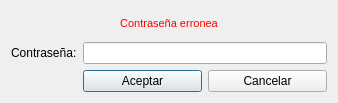
<?xml version="1.0" encoding="UTF-8"?>
<ui version="4.0">
 <class>PasswordDialog</class>
 <widget class="QDialog" name="PasswordDialog">
  <property name="geometry">
   <rect>
    <x>0</x>
    <y>0</y>
    <width>338</width>
    <height>103</height>
   </rect>
  </property>
  <property name="minimumSize">
   <size>
    <width>338</width>
    <height>0</height>
   </size>
  </property>
  <property name="maximumSize">
   <size>
    <width>338</width>
    <height>16777215</height>
   </size>
  </property>
  <property name="windowTitle">
   <string>Insertar contraseña</string>
  </property>
  <layout class="QGridLayout" name="gridLayout">
   <item row="1" column="1" colspan="2">
    <widget class="QLineEdit" name="m_passwordEdit">
     <property name="sizePolicy">
      <sizepolicy hsizetype="Expanding" vsizetype="Fixed">
       <horstretch>0</horstretch>
       <verstretch>0</verstretch>
      </sizepolicy>
     </property>
     <property name="echoMode">
      <enum>QLineEdit::Password</enum>
     </property>
    </widget>
   </item>
   <item row="3" column="2">
    <widget class="QPushButton" name="m_cancelButton">
     <property name="text">
      <string>Cancelar</string>
     </property>
    </widget>
   </item>
   <item row="1" column="0">
    <widget class="QLabel" name="label">
     <property name="sizePolicy">
      <sizepolicy hsizetype="Maximum" vsizetype="Preferred">
       <horstretch>0</horstretch>
       <verstretch>0</verstretch>
      </sizepolicy>
     </property>
     <property name="text">
      <string>Contraseña:</string>
     </property>
    </widget>
   </item>
   <item row="3" column="1">
    <widget class="QPushButton" name="m_okButton">
     <property name="enabled">
      <bool>true</bool>
     </property>
     <property name="text">
      <string>Aceptar</string>
     </property>
     <property name="default">
      <bool>true</bool>
     </property>
    </widget>
   </item>
   <item row="0" column="0" colspan="3">
    <widget class="QLabel" name="m_errorLabel">
     <property name="minimumSize">
      <size>
       <width>122</width>
       <height>0</height>
      </size>
     </property>
     <property name="styleSheet">
      <string notr="true">color: #ff0000; font: 11px;</string>
     </property>
     <property name="text">
      <string>Contraseña erronea</string>
     </property>
     <property name="alignment">
      <set>Qt::AlignCenter</set>
     </property>
    </widget>
   </item>
  </layout>
 </widget>
 <resources/>
 <connections>
  <connection>
   <sender>m_okButton</sender>
   <signal>clicked()</signal>
   <receiver>PasswordDialog</receiver>
   <slot>accept()</slot>
   <hints>
    <hint type="sourcelabel">
     <x>142</x>
     <y>84</y>
    </hint>
    <hint type="destinationlabel">
     <x>158</x>
     <y>52</y>
    </hint>
   </hints>
  </connection>
  <connection>
   <sender>m_cancelButton</sender>
   <signal>clicked()</signal>
   <receiver>PasswordDialog</receiver>
   <slot>reject()</slot>
   <hints>
    <hint type="sourcelabel">
     <x>257</x>
     <y>84</y>
    </hint>
    <hint type="destinationlabel">
     <x>158</x>
     <y>52</y>
    </hint>
   </hints>
  </connection>
 </connections>
</ui>
